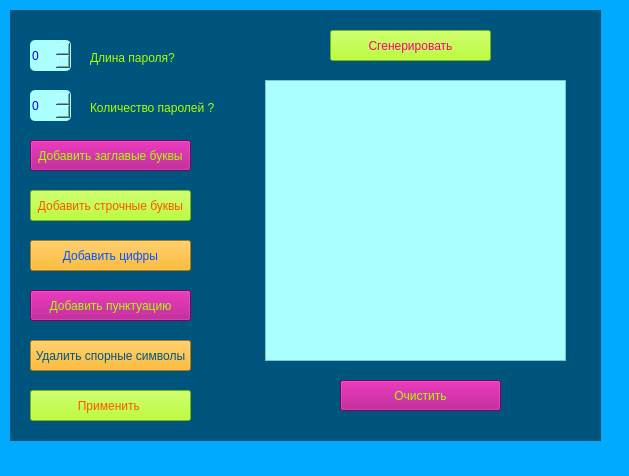
<?xml version="1.0" encoding="UTF-8"?>
<ui version="4.0">
 <class>MainWindow</class>
 <widget class="QMainWindow" name="MainWindow">
  <property name="geometry">
   <rect>
    <x>0</x>
    <y>0</y>
    <width>629</width>
    <height>476</height>
   </rect>
  </property>
  <property name="windowTitle">
   <string>MainWindow</string>
  </property>
  <property name="styleSheet">
   <string notr="true">background-color: rgb(0, 170, 255);</string>
  </property>
  <property name="inputMethodHints">
   <set>Qt::ImhNoTextHandles</set>
  </property>
  <widget class="QWidget" name="centralwidget">
   <widget class="QWidget" name="widget" native="true">
    <property name="geometry">
     <rect>
      <x>10</x>
      <y>10</y>
      <width>591</width>
      <height>431</height>
     </rect>
    </property>
    <property name="styleSheet">
     <string notr="true">background-color: rgb(0, 85, 127);</string>
    </property>
    <widget class="QSpinBox" name="password_lenght">
     <property name="geometry">
      <rect>
       <x>20</x>
       <y>30</y>
       <width>41</width>
       <height>31</height>
      </rect>
     </property>
     <property name="styleSheet">
      <string notr="true">background-color: rgb(170, 255, 255);
alternate-background-color: rgb(170, 255, 0);
gridline-color: rgb(0, 85, 255);
color: rgb(0, 0, 255);
border-radius: 5px</string>
     </property>
    </widget>
    <widget class="QSpinBox" name="password_count">
     <property name="geometry">
      <rect>
       <x>20</x>
       <y>80</y>
       <width>41</width>
       <height>31</height>
      </rect>
     </property>
     <property name="styleSheet">
      <string notr="true">background-color: rgb(170, 255, 255);
gridline-color: rgb(0, 85, 255);
color: rgb(0, 0, 255);
border-radius: 5px</string>
     </property>
    </widget>
    <widget class="QLabel" name="label_2_pass_lenght">
     <property name="geometry">
      <rect>
       <x>80</x>
       <y>40</y>
       <width>91</width>
       <height>16</height>
      </rect>
     </property>
     <property name="styleSheet">
      <string notr="true">color: rgb(170, 255, 0);</string>
     </property>
     <property name="text">
      <string>Длина пароля?</string>
     </property>
    </widget>
    <widget class="QLabel" name="label_8_passs_count">
     <property name="geometry">
      <rect>
       <x>80</x>
       <y>90</y>
       <width>131</width>
       <height>16</height>
      </rect>
     </property>
     <property name="styleSheet">
      <string notr="true">color: rgb(170, 255, 0);</string>
     </property>
     <property name="text">
      <string>Количество паролей ?</string>
     </property>
    </widget>
    <widget class="QPushButton" name="pushButton_add_upper">
     <property name="geometry">
      <rect>
       <x>20</x>
       <y>130</y>
       <width>161</width>
       <height>31</height>
      </rect>
     </property>
     <property name="contextMenuPolicy">
      <enum>Qt::CustomContextMenu</enum>
     </property>
     <property name="autoFillBackground">
      <bool>false</bool>
     </property>
     <property name="styleSheet">
      <string notr="true">
background-color: rgb(170, 0, 127);
color: rgb(170, 255, 0);



</string>
     </property>
     <property name="text">
      <string>Добавить заглавые буквы</string>
     </property>
     <property name="checkable">
      <bool>false</bool>
     </property>
    </widget>
    <widget class="QPushButton" name="pushButton_add_small">
     <property name="geometry">
      <rect>
       <x>20</x>
       <y>180</y>
       <width>161</width>
       <height>31</height>
      </rect>
     </property>
     <property name="mouseTracking">
      <bool>false</bool>
     </property>
     <property name="focusPolicy">
      <enum>Qt::NoFocus</enum>
     </property>
     <property name="styleSheet">
      <string notr="true">
background-color: rgb(170, 255, 0);
color: rgb(255, 85, 0);
</string>
     </property>
     <property name="text">
      <string>Добавить строчные буквы</string>
     </property>
     <property name="checkable">
      <bool>false</bool>
     </property>
    </widget>
    <widget class="QPushButton" name="pushButton_add_digitts">
     <property name="geometry">
      <rect>
       <x>20</x>
       <y>230</y>
       <width>161</width>
       <height>31</height>
      </rect>
     </property>
     <property name="focusPolicy">
      <enum>Qt::ClickFocus</enum>
     </property>
     <property name="styleSheet">
      <string notr="true">
background-color: rgb(255, 170, 0);
color: rgb(0, 85, 255);


</string>
     </property>
     <property name="text">
      <string>Добавить цифры</string>
     </property>
     <property name="checkable">
      <bool>false</bool>
     </property>
    </widget>
    <widget class="QPushButton" name="pushButton_add_punct">
     <property name="geometry">
      <rect>
       <x>20</x>
       <y>280</y>
       <width>161</width>
       <height>31</height>
      </rect>
     </property>
     <property name="styleSheet">
      <string notr="true">alternate-background-color: rgb(170, 255, 0);
background-color: rgb(170, 0, 127);
color: rgb(170, 255, 0);

</string>
     </property>
     <property name="text">
      <string>Добавить пунктуацию</string>
     </property>
     <property name="checkable">
      <bool>false</bool>
     </property>
    </widget>
    <widget class="QPushButton" name="pushButton_add_del_chars">
     <property name="geometry">
      <rect>
       <x>20</x>
       <y>330</y>
       <width>161</width>
       <height>31</height>
      </rect>
     </property>
     <property name="styleSheet">
      <string notr="true">
background-color: rgb(255, 170, 0);

color: rgb(0, 85, 127);
</string>
     </property>
     <property name="text">
      <string>Удалить спорные символы</string>
     </property>
     <property name="checkable">
      <bool>false</bool>
     </property>
    </widget>
    <widget class="QPushButton" name="pushButton_generate">
     <property name="enabled">
      <bool>true</bool>
     </property>
     <property name="geometry">
      <rect>
       <x>320</x>
       <y>20</y>
       <width>161</width>
       <height>31</height>
      </rect>
     </property>
     <property name="styleSheet">
      <string notr="true">
background-color: rgb(170, 255, 0);
color: rgb(170, 255, 0);

border - width: 10 px;
color: rgb(255, 0, 127);
</string>
     </property>
     <property name="text">
      <string>Сгенерировать</string>
     </property>
     <property name="checkable">
      <bool>false</bool>
     </property>
     <property name="autoDefault">
      <bool>false</bool>
     </property>
     <property name="default">
      <bool>false</bool>
     </property>
     <property name="flat">
      <bool>false</bool>
     </property>
    </widget>
    <widget class="QListWidget" name="listWidget">
     <property name="geometry">
      <rect>
       <x>255</x>
       <y>70</y>
       <width>301</width>
       <height>281</height>
      </rect>
     </property>
     <property name="styleSheet">
      <string notr="true">background-color: rgb(170, 255, 255);
</string>
     </property>
     <property name="spacing">
      <number>6</number>
     </property>
     <property name="currentRow">
      <number>-1</number>
     </property>
    </widget>
    <widget class="QPushButton" name="pushButtonSubmit">
     <property name="geometry">
      <rect>
       <x>20</x>
       <y>380</y>
       <width>161</width>
       <height>31</height>
      </rect>
     </property>
     <property name="mouseTracking">
      <bool>false</bool>
     </property>
     <property name="focusPolicy">
      <enum>Qt::NoFocus</enum>
     </property>
     <property name="styleSheet">
      <string notr="true">
background-color: rgb(170, 255, 0);
color: rgb(255, 85, 0);
</string>
     </property>
     <property name="text">
      <string>Применить </string>
     </property>
     <property name="checkable">
      <bool>false</bool>
     </property>
    </widget>
    <widget class="QPushButton" name="pushButton_Clear">
     <property name="geometry">
      <rect>
       <x>330</x>
       <y>370</y>
       <width>161</width>
       <height>31</height>
      </rect>
     </property>
     <property name="contextMenuPolicy">
      <enum>Qt::CustomContextMenu</enum>
     </property>
     <property name="autoFillBackground">
      <bool>false</bool>
     </property>
     <property name="styleSheet">
      <string notr="true">
background-color: rgb(170, 0, 127);
color: rgb(170, 255, 0);



</string>
     </property>
     <property name="text">
      <string>Очистить</string>
     </property>
     <property name="checkable">
      <bool>false</bool>
     </property>
    </widget>
   </widget>
  </widget>
  <widget class="QMenuBar" name="menubar">
   <property name="geometry">
    <rect>
     <x>0</x>
     <y>0</y>
     <width>629</width>
     <height>22</height>
    </rect>
   </property>
  </widget>
  <widget class="QStatusBar" name="statusbar"/>
 </widget>
 <resources/>
 <connections/>
</ui>
